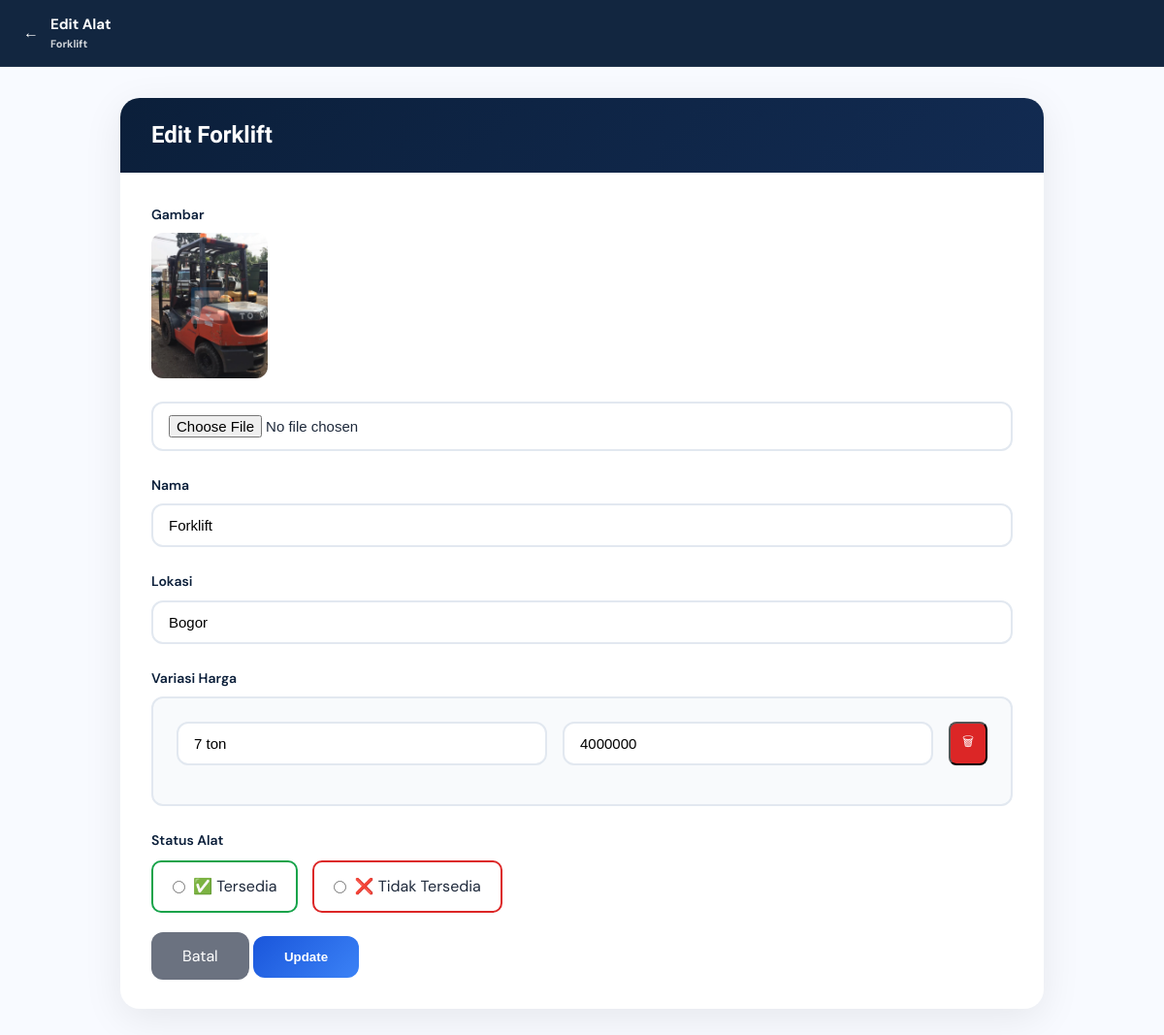
/admin/edit.php?id=40, run on an earlier commit of the app's database.
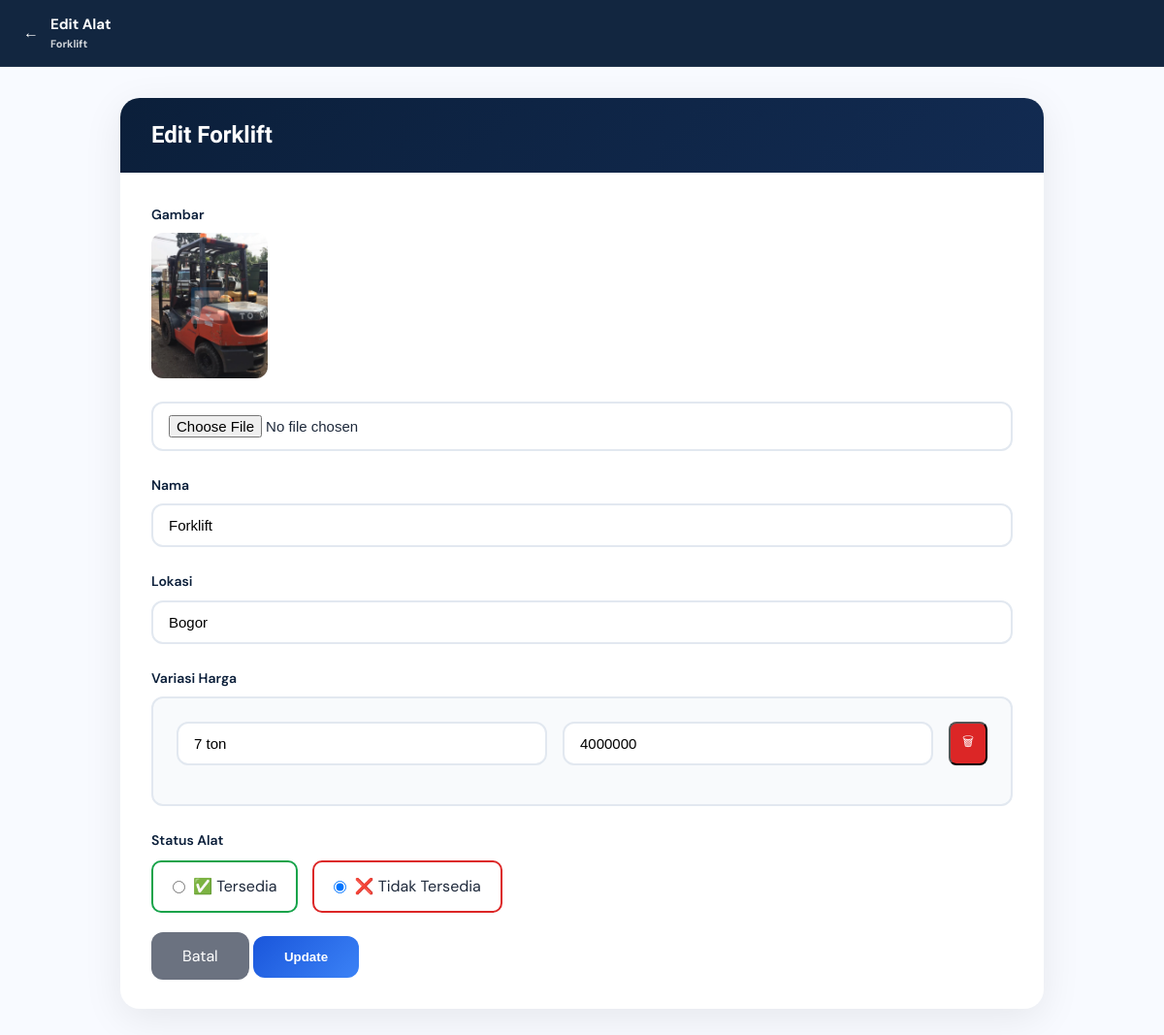
And on a later commit of the database.
### tables this page shows
CREATE TABLE `alat_berat` (
  `id` int NOT NULL AUTO_INCREMENT,
  `nama` varchar(100) DEFAULT NULL,
  `harga` int DEFAULT NULL,
  `deskripsi` text,
  `gambar` varchar(255) DEFAULT NULL,
  `status` varchar(20) DEFAULT NULL,
  `spesifikasi` text,
  `lokasi` varchar(100) DEFAULT NULL,
  PRIMARY KEY (`id`),
  FULLTEXT KEY `nama` (`nama`,`deskripsi`)
);

### admin/edit.php (the view, shortened to what this page needs)
<?php
include_once __DIR__ . '/../config/koneksi.php';
$id = (int)$_GET['id'];
$stmt = $conn->prepare("SELECT * FROM alat_berat WHERE id = ?");
$stmt->bind_param("i", $id);
$stmt->execute();
$result = $stmt->get_result();
$row = $result->fetch_assoc();
$stmt = $conn->prepare("SELECT * FROM harga_alat WHERE alat_id = ? ORDER BY id");
$stmt->bind_param("i", $id);
$stmt->execute();
$variasi_result = $stmt->get_result();
$variasi_data = [];
while ($v = $variasi_result->fetch_assoc()) {
    $variasi_data[] = $v;
}
?>
<!DOCTYPE html>
<html lang="id">
<head>
</head>
<body>
<nav class="nav">
<div class="nav-inner">
<a href="admin.php" class="nav-brand">
<div>←</div>
<div class="nav-brand-text">
<span>Edit Alat</span>
<span><?= htmlspecialchars($row['nama']); ?></span>
</div>
</a>
</div>
</nav>
<div class="main-content">
<div class="form-card">
<div class="form-header">
<h2>Edit <?= htmlspecialchars($row['nama']); ?></h2>
</div>
<form method="POST" enctype="multipart/form-data" class="form-body">
<div class="form-group">
<label class="form-label">Gambar</label>
<?php if (!empty($row['gambar'])): ?>
<img src="../uploads/<?= $row['gambar']; ?>" class="image-preview">
<?php endif; ?>
<input type="file" name="gambar" class="form-input">
</div>
<div class="form-group">
<label class="form-label">Nama</label>
<input type="text" name="nama" value="<?= htmlspecialchars($row['nama']); ?>" class="form-input" required>
</div>
<div class="form-group">
<label class="form-label">Lokasi</label>
<input type="text" name="lokasi" value="<?= htmlspecialchars($row['lokasi']); ?>" class="form-input" required>
</div>
<div class="form-group">
<label class="form-label">Variasi Harga</label>
<div class="variasi-group">
<?php foreach ($variasi_data as $v): ?>
<div class="variasi-row">
<input type="text" name="berat[]" value="<?= $v['berat']; ?>" class="form-input">
<input type="number" name="harga[]" value="<?= $v['harga']; ?>" class="form-input">
<button type="button" class="btn-remove-variasi" onclick="this.parentElement.remove()">🗑</button>
</div>
<?php endforeach; ?>
</div>
</div>
<div class="form-group">
    <label class="form-label">Status Alat</label>
    <div style="display:flex; gap:15px; margin-top:10px;">
        <label style="
            padding:12px 20px;
            border:2px solid #16A34A;
            border-radius:10px;
            cursor:pointer;
            display:flex;
            align-items:center;
            gap:8px;
        ">
            <input
                type="radio"
                name="status"
                value="Tersedia"
                <?= ($row['status'] == 'Tersedia') ? 'checked' : ''; ?>
            >
            ✅ Tersedia
        </label>
        <label style="
            padding:12px 20px;
            border:2px solid #DC2626;
            border-radius:10px;
            cursor:pointer;
            display:flex;
            align-items:center;
            gap:8px;
        ">
            <input
                type="radio"
                name="status"
                value="Tidak Tersedia"
                <?= ($row['status'] == 'Tidak Tersedia') ? 'checked' : ''; ?>
            >
            ❌ Tidak Tersedia
        </label>
    </div>
</div>
<div class="btn-group">
<a href="admin.php" class="btn-secondary">Batal</a>
<button type="submit" name="update" class="btn-primary">Update</button>
</div>
</form>
</div>
</div>
</body>
</html>

What changed in the data, as far as the page shows it:
changed alat_berat "Forklift": status "☐ ❌ Tidak Tersedia" → "☑ ❌ Tidak Tersedia"
